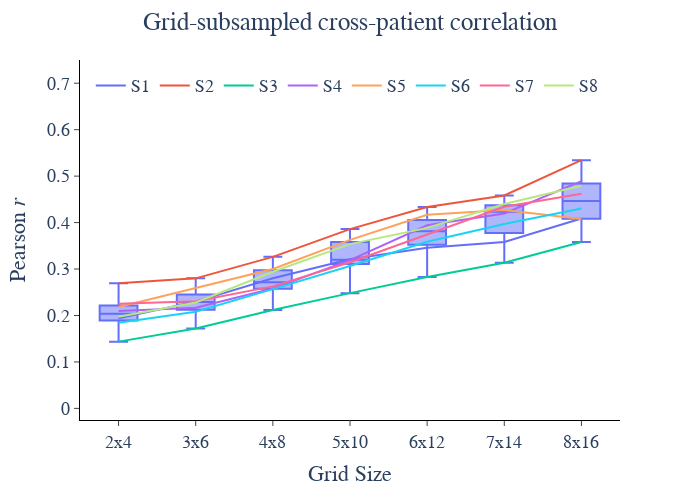

The code cell stored with this chart in its notebook:
### Code cell
med_grid_df = mean_grid_corr_df.groupby(['Grid Size', 'Patient']).median().reset_index()
fig = px.line(mean_grid_corr_df, x='Grid Size', y="Correlation", color='Patient', width=700, height=500)
fig.add_traces(px.box(mean_grid_corr_df, x='Grid Size', y="Correlation").data)
fig.update_layout(
    plot_bgcolor='white',
    legend=dict(
        orientation='h',
        yanchor='top',
        y=0.98,
        xanchor='left',
        x=0.02,
        title_text=''
    ),
    title_text=f'Grid-subsampled cross-patient correlation',
    title_x=0.5,
    font=dict(size=18, family='Arial')
)
fig.update_xaxes(
    title='Grid Size',
    mirror=False,
    ticks='outside',
    showline=True,
    linecolor='black',
    showgrid=False,
)
fig.update_yaxes(
    title='Pearson <i>r</i>',
    mirror=False,
    ticks='outside',
    showline=True,
    linecolor='black',
    showgrid=False,
    range=[-0.025, 0.75]
)

fig.show()

### Figure 1 — Plotly figure (JSON) as saved in the notebook; plotly's stock layout.template omitted (floating-point values rounded to 4 significant figures)
{"data": [{"hovertemplate": "Patient=S1<br>Grid Size=%{x}<br>Correlation=%{y}<extra></extra>", "legendgroup": "S1", "line": {"color": "#636efa", "dash": "solid"}, "marker": {"symbol": "circle"}, "mode": "lines", "name": "S1", "orientation": "v", "showlegend": true, "type": "scatter", "x": ["2x4", "3x6", "4x8", "5x10", "6x12", "7x14", "8x16"], "xaxis": "x", "y": [0.1943, 0.2299, 0.2801, 0.321, 0.346, 0.358, 0.4088], "yaxis": "y"}, {"hovertemplate": "Patient=S2<br>Grid Size=%{x}<br>Correlation=%{y}<extra></extra>", "legendgroup": "S2", "line": {"color": "#EF553B", "dash": "solid"}, "marker": {"symbol": "circle"}, "mode": "lines", "name": "S2", "orientation": "v", "showlegend": true, "type": "scatter", "x": ["2x4", "3x6", "4x8", "5x10", "6x12", "7x14", "8x16"], "xaxis": "x", "y": [0.2696, 0.2799, 0.3262, 0.386, 0.4336, 0.4583, 0.5344], "yaxis": "y"}, {"hovertemplate": "Patient=S3<br>Grid Size=%{x}<br>Correlation=%{y}<extra></extra>", "legendgroup": "S3", "line": {"color": "#00cc96", "dash": "solid"}, "marker": {"symbol": "circle"}, "mode": "lines", "name": "S3", "orientation": "v", "showlegend": true, "type": "scatter", "x": ["2x4", "3x6", "4x8", "5x10", "6x12", "7x14", "8x16"], "xaxis": "x", "y": [0.1437, 0.1719, 0.2118, 0.2481, 0.2827, 0.3135, 0.3582], "yaxis": "y"}, {"hovertemplate": "Patient=S4<br>Grid Size=%{x}<br>Correlation=%{y}<extra></extra>", "legendgroup": "S4", "line": {"color": "#ab63fa", "dash": "solid"}, "marker": {"symbol": "circle"}, "mode": "lines", "name": "S4", "orientation": "v", "showlegend": true, "type": "scatter", "x": ["2x4", "3x6", "4x8", "5x10", "6x12", "7x14", "8x16"], "xaxis": "x", "y": [0.2099, 0.2169, 0.2581, 0.3192, 0.3943, 0.4197, 0.4891], "yaxis": "y"}, {"hovertemplate": "Patient=S5<br>Grid Size=%{x}<br>Correlation=%{y}<extra></extra>", "legendgroup": "S5", "line": {"color": "#FFA15A", "dash": "solid"}, "marker": {"symbol": "circle"}, "mode": "lines", "name": "S5", "orientation": "v", "showlegend": true, "type": "scatter", "x": ["2x4", "3x6", "4x8", "5x10", "6x12", "7x14", "8x16"], "xaxis": "x", "y": [0.2181, 0.259, 0.3, 0.3628, 0.417, 0.4269, 0.4078], "yaxis": "y"}, {"hovertemplate": "Patient=S6<br>Grid Size=%{x}<br>Correlation=%{y}<extra></extra>", "legendgroup": "S6", "line": {"color": "#19d3f3", "dash": "solid"}, "marker": {"symbol": "circle"}, "mode": "lines", "name": "S6", "orientation": "v", "showlegend": true, "type": "scatter", "x": ["2x4", "3x6", "4x8", "5x10", "6x12", "7x14", "8x16"], "xaxis": "x", "y": [0.1842, 0.2082, 0.2567, 0.3065, 0.3588, 0.3971, 0.4304], "yaxis": "y"}, {"hovertemplate": "Patient=S7<br>Grid Size=%{x}<br>Correlation=%{y}<extra></extra>", "legendgroup": "S7", "line": {"color": "#FF6692", "dash": "solid"}, "marker": {"symbol": "circle"}, "mode": "lines", "name": "S7", "orientation": "v", "showlegend": true, "type": "scatter", "x": ["2x4", "3x6", "4x8", "5x10", "6x12", "7x14", "8x16"], "xaxis": "x", "y": [0.2252, 0.2309, 0.2627, 0.3147, 0.3742, 0.4341, 0.4621], "yaxis": "y"}, {"hovertemplate": "Patient=S8<br>Grid Size=%{x}<br>Correlation=%{y}<extra></extra>", "legendgroup": "S8", "line": {"color": "#B6E880", "dash": "solid"}, "marker": {"symbol": "circle"}, "mode": "lines", "name": "S8", "orientation": "v", "showlegend": true, "type": "scatter", "x": ["2x4", "3x6", "4x8", "5x10", "6x12", "7x14", "8x16"], "xaxis": "x", "y": [0.1971, 0.2281, 0.2942, 0.3537, 0.3886, 0.44, 0.4792], "yaxis": "y"}, {"alignmentgroup": "True", "hovertemplate": "Grid Size=%{x}<br>Correlation=%{y}<extra></extra>", "legendgroup": "", "marker": {"color": "#636efa"}, "name": "", "notched": false, "offsetgroup": "", "orientation": "v", "showlegend": false, "type": "box", "x": ["2x4", "3x6", "4x8", "5x10", "6x12", "7x14", "8x16", "2x4", "3x6", "4x8", "5x10", "6x12", "7x14", "8x16", "2x4", "3x6", "4x8", "5x10", "6x12", "7x14", "8x16", "2x4", "3x6", "4x8", "5x10", "6x12", "7x14", "8x16", "2x4", "3x6", "4x8", "5x10", "6x12", "7x14", "8x16", "2x4", "3x6", "4x8", "5x10", "6x12", "7x14", "8x16", "2x4", "3x6", "4x8", "5x10", "6x12", "7x14", "8x16", "2x4", "3x6", "4x8", "5x10", "6x12", "7x14", "8x16"], "x0": " ", "xaxis": "x", "y": [0.1943, 0.2299, 0.2801, 0.321, 0.346, 0.358, 0.4088, 0.2696, 0.2799, 0.3262, 0.386, 0.4336, 0.4583, 0.5344, 0.1437, 0.1719, 0.2118, 0.2481, 0.2827, 0.3135, 0.3582, 0.2099, 0.2169, 0.2581, 0.3192, 0.3943, 0.4197, 0.4891, 0.2181, 0.259, 0.3, 0.3628, 0.417, 0.4269, 0.4078, 0.1842, 0.2082, 0.2567, 0.3065, 0.3588, 0.3971, 0.4304, 0.2252, 0.2309, 0.2627, 0.3147, 0.3742, 0.4341, 0.4621, 0.1971, 0.2281, 0.2942, 0.3537, 0.3886, 0.44, 0.4792], "y0": " ", "yaxis": "y"}], "layout": {"font": {"family": "Arial", "size": 18}, "height": 500, "legend": {"orientation": "h", "title": {"text": ""}, "tracegroupgap": 0, "x": 0.02, "xanchor": "left", "y": 0.98, "yanchor": "top"}, "margin": {"t": 60}, "plot_bgcolor": "white", "title": {"text": "Grid-subsampled cross-patient correlation", "x": 0.5}, "width": 700, "xaxis": {"anchor": "y", "domain": [0, 1], "linecolor": "black", "mirror": false, "showgrid": false, "showline": true, "ticks": "outside", "title": {"text": "Grid Size"}}, "yaxis": {"anchor": "x", "domain": [0, 1], "linecolor": "black", "mirror": false, "range": [-0.025, 0.75], "showgrid": false, "showline": true, "ticks": "outside", "title": {"text": "Pearson <i>r</i>"}}}}
